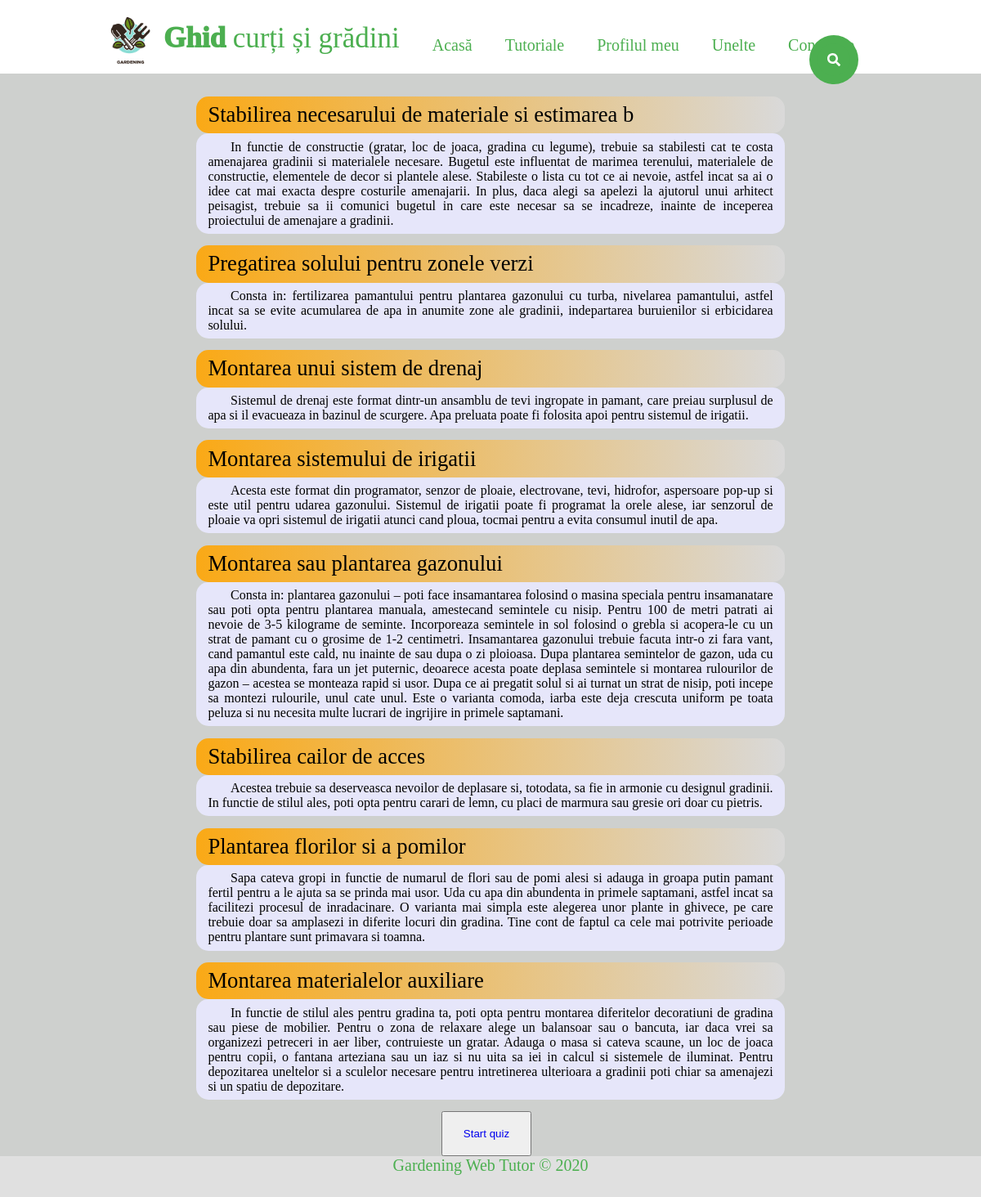
/php/tutorial.php?tutorialID=1, run on the app's committed database.
### tables this page shows
CREATE TABLE `steps` (
  `stepID` int(11) NOT NULL,
  `title` varchar(50) NOT NULL,
  `content` varchar(5000) NOT NULL,
  `tutorialID` int(11) NOT NULL
);

### php/tutorial.php (the view, shortened to what this page needs)
<?php
require "header.php";
?>
<main>
<head>
    <link rel="stylesheet" type="text/css" href="../style/tutorial1.css">
</head>
<?php
require 'dbconnection.php';
?>
<body>
  <div class="content">
    <div id="listing">
      <?php
      $tutorialID = $_GET["tutorialID"];
      $pasi = mysqli_query($conn, "select title, content from steps where tutorialID =".$tutorialID);
      while ($row = mysqli_fetch_array($pasi)){
        echo "<div class=\"title\">";
        echo $row["title"];
        echo "</div>";
        echo "<div class=\"continut\">";
        echo $row["content"];
        echo "</div>";
      }
      $quizID = mysqli_query($conn, "select quizID from tutorials where tutorialID =".$tutorialID);
      $quizID = mysqli_fetch_array($quizID);
      $quizID = $quizID["quizID"];
      ?>
    </div>
  </div>
  <button class="buton" id="quiz"><a href="./quiz.php?quizID=<?php echo $quizID ?>">Start quiz</a></button>
</body>
<?php
require "footer.php";
?>

### php/header.php (shortened to what this page needs)
<!DOCTYPE html>
<html lang="ro">
<head>
  <link rel="stylesheet" type="text/css" href="../style/home.css">
  <div class="header">
    <div class="inner_header">
      <div class="logo_container">
        <img src="../images/gardening.png" alt="logo" />
        <h1><span>Ghid</span> curți și grădini</h1>
      </div>
      <ul class="nav">
        <a href="./index.php">
          <li>Acasă</li>
        </a>
        <a href="./tutoriale.php">
          <li>Tutoriale</li>
        </a>
        <a href="./myProfile.php">
          <li>Profilul meu</li>
        </a>
        <a href="./unelte.html">
          <li>Unelte</li>
        </a>
        <?php
          if (isset($_SESSION['userId']))
          {
            echo '<a href="./logout.php">
            <li>Deconectare</li>
                  </a>';
          }
          else {
              echo '<a href="./login.php">
              <li>Conectare</li>
            </a>';
          }
      ?>
      </ul>
      <div class="search-box">
        <a class="search-btn" href="#">
          <i class="fas fa-search"></i>
        </a>
      </div>
    </div>
  </div>
</head>
<body>

### php/footer.php
<footer>
    <div>
      <p class="footer-company-name">Gardening Web Tutor © 2020</p>
    </div>
</footer>

### style/home.css (style rules this page uses)
* { margin:0; padding: 0; list-style: none; text-decoration: none; }
.header { width: 100%; height: 90px; display: inline-block; background-color: white; margin: 0 auto; }
.inner_header { width: 80%; height: 100%; display: block; margin: 0 auto; }
.logo_container { max-width:100%; height: 100%; display: table; float: left; }
.logo_container h1 { max-width: 100%; color: #4CAF50; height: 100%; display: table-cell; vertical-align: middle; font-family: 'Montserrat'; font-size: 35px; font-weight: 200; }
.logo_container h1 span { max-width: 100%; font-weight: 1000; }
.logo_container img { max-width: 100%; height: 69px; float: middle; padding: 10px 0px; }
.nav { max-width: 100%; float: left; height: 80px; padding: 10px 0px 20px 20px; }
.nav a { max-width: 100%; height: 80px; display:table; float: left; padding: 0px 20px; }
.nav a li { max-width: 100%; display :table-cell; vertical-align: middle; height: 90px; color:#4CAF50; font-family: 'Montserrat'; font-size: 20px; }
body { max-width: 100%; margin:0; padding:0; background-color: #CED0CE; }
.search-box { max-width: 100%; position: absolute; top: 5%; left:85%; transform: translate(-50%,-50%); background: #4CAF50; height: 40px; border-radius: 40px; padding:10px; }
.search-btn { max-width: 100%; color: white; float: right; width: 40px; height: 40px; border-radius: 50%; background: #4CAF50; display: flex; justify-content: center; align-items: center; transition: 0.4s; }
footer { max-width: 100%; position: relative; left: 0; bottom: 0; width: 100%; height: 50px; background-color: #E0E0E0; margin: 0 auto; font-family: 'Montserrat'; font-size: 20px; color: #4CAF50; text-align: left; }
.footer-company-name { width: 100%; position: relative; left: 0; bottom: 0; }
@media screen and (max-width:1200px) { footer .footer-company-name { display: block; position: relative; width: 100%; text-align: center; } }

### style/tutorial1.css (style rules this page uses)
* { margin:0; padding: 0; list-style: none; text-decoration: none; }
.header { width: 100%; height: 90px; display: inline-block; background-color: white; margin: 0 auto; }
.inner_header { width: 80%; height: 100%; display: block; margin: 0 auto; }
.logo_container { max-width:100%; height: 100%; display: table; float: left; }
.logo_container h1 { max-width: 100%; color: #4CAF50; height: 100%; display: table-cell; vertical-align: middle; font-family: 'Montserrat'; font-size: 35px; font-weight: 200; }
.logo_container h1 span { max-width: 100%; font-weight: 1000; }
.logo_container img { max-width: 100%; height: 69px; float: middle; padding: 10px 0px; }
.nav { max-width: 100%; float: left; height: 80px; padding: 10px 0px 20px 20px; }
.nav a { max-width: 100%; height: 80px; display:table; float: left; padding: 0px 20px; }
.nav a li { max-width: 100%; display :table-cell; vertical-align: middle; height: 90px; color:#4CAF50; font-family: 'Montserrat'; font-size: 20px; }
.search-box { max-width: 100%; position: absolute; top: 5%; left:85%; transform: translate(-50%,-50%); background: #4CAF50; height: 40px; border-radius: 40px; padding:10px; }
.search-btn { max-width: 100%; color: white; float: right; width: 40px; height: 40px; border-radius: 50%; background: #4CAF50; display: flex; justify-content: center; align-items: center; transition: 0.4s; }
body { max-width: 100%; margin:0; padding:0; background-color: #CED0CE; }
.content { padding-left: 20%; padding-right:20%; padding-top:2%; }
.title { padding-top:1%; padding-bottom:1%; padding-left:2%; border-color: #000; border-radius:15px; font-size:20pt; background-image: linear-gradient(to left,#d9d9d9, #FAA916);; }
.buton { width: 110px; height: 55px; margin-left: 45%; margin-right: 45% }
.continut { background-color:#E6E6FA; padding-top:1%; padding-bottom:1%; padding-left:2%; padding-right:2%; text-indent: 4%; text-align:justify; margin-bottom: 2%; border-color: black; border-radius:15px; }
footer { max-width: 100%; position: relative; left: 0; bottom: 0; width: 100%; height: 50px; background-color: #E0E0E0; margin: 0 auto; font-family: 'Montserrat'; font-size: 20px; color: #4CAF50; text-align: left; }
.footer-company-name { width: 100%; position: relative; left: 0; bottom: 0; }

### data on the page
steps: title "Stabilirea necesarului de materiale si estimarea b", content "In functie de constructie (gratar, loc de joaca, gradina cu legume), trebuie sa stabilesti cat te costa amenajarea gradinii si materialele necesare. Bugetul este influentat de marimea terenului, materialele de constructie, elementele de decor si plantele alese. Stabileste o lista cu tot ce ai nevoie, astfel incat sa ai o idee cat mai exacta despre costurile amenajarii. In plus, daca alegi sa apelezi la ajutorul unui arhitect peisagist, trebuie sa ii comunici bugetul in care este necesar sa se incadreze, inainte de inceperea proiectului de amenajare a gradinii."
steps: title "Pregatirea solului pentru zonele verzi", content "Consta in: fertilizarea pamantului pentru plantarea gazonului cu turba, nivelarea pamantului, astfel incat sa se evite acumularea de apa in anumite zone ale gradinii, indepartarea buruienilor si erbicidarea solului."
steps: title "Montarea unui sistem de drenaj", content "Sistemul de drenaj este format dintr-un ansamblu de tevi ingropate in pamant, care preiau surplusul de apa si il evacueaza in bazinul de scurgere. Apa preluata poate fi folosita apoi pentru sistemul de irigatii."
steps: title "Montarea sistemului de irigatii", content "Acesta este format din programator, senzor de ploaie, electrovane, tevi, hidrofor, aspersoare pop-up si este util pentru udarea gazonului. Sistemul de irigatii poate fi programat la orele alese, iar senzorul de ploaie va opri sistemul de irigatii atunci cand ploua, tocmai pentru a evita consumul inutil de apa."
steps: title "Montarea sau plantarea gazonului", content "Consta in: plantarea gazonului – poti face insamantarea folosind o masina speciala pentru insamanatare sau poti opta pentru plantarea manuala, amestecand semintele cu nisip. Pentru 100 de metri patrati ai nevoie de 3-5 kilograme de seminte. Incorporeaza semintele in sol folosind o grebla si acopera-le cu un strat de pamant cu o grosime de 1-2 centimetri. Insamantarea gazonului trebuie facuta intr-o zi fara vant, cand pamantul este cald, nu inainte de sau dupa o zi ploioasa. Dupa plantarea semintelor de gazon, uda cu apa din abundenta, fara un jet puternic, deoarece acesta poate deplasa semintele si montarea rulourilor de gazon – acestea se monteaza rapid si usor. Dupa ce ai pregatit solul…"
steps: title "Stabilirea cailor de acces", content "Acestea trebuie sa deserveasca nevoilor de deplasare si, totodata, sa fie in armonie cu designul gradinii. In functie de stilul ales, poti opta pentru carari de lemn, cu placi de marmura sau gresie ori doar cu pietris."
steps: title "Plantarea florilor si a pomilor", content "Sapa cateva gropi in functie de numarul de flori sau de pomi alesi si adauga in groapa putin pamant fertil pentru a le ajuta sa se prinda mai usor. Uda cu apa din abundenta in primele saptamani, astfel incat sa facilitezi procesul de inradacinare. O varianta mai simpla este alegerea unor plante in ghivece, pe care trebuie doar sa amplasezi in diferite locuri din gradina. Tine cont de faptul ca cele mai potrivite perioade pentru plantare sunt primavara si toamna."
steps: title "Montarea materialelor auxiliare", content "In functie de stilul ales pentru gradina ta, poti opta pentru montarea diferitelor decoratiuni de gradina sau piese de mobilier. Pentru o zona de relaxare alege un balansoar sau o bancuta, iar daca vrei sa organizezi petreceri in aer liber, contruieste un gratar. Adauga o masa si cateva scaune, un loc de joaca pentru copii, o fantana arteziana sau un iaz si nu uita sa iei in calcul si sistemele de iluminat. Pentru depozitarea uneltelor si a sculelor necesare pentru intretinerea ulterioara a gradinii poti chiar sa amenajezi si un spatiu de depozitare."
